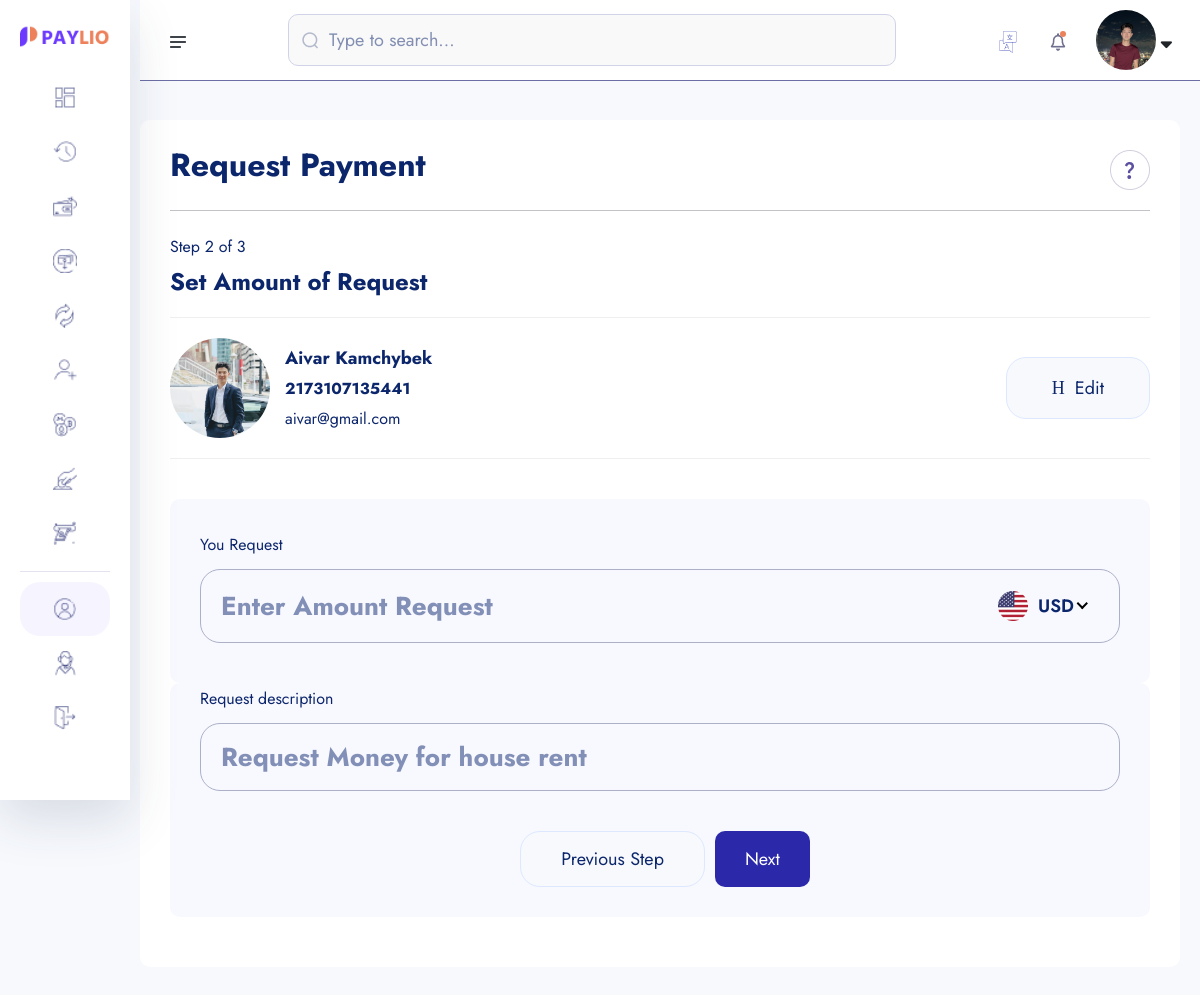
The app's page /amount-request/2173107135441 (signed in) with its own data.
### userauths/models.py (models this page shows, shortened)
class User(AbstractUser):
    username = models.CharField(max_length=100)
    email = models.EmailField(unique=True)
    is_staff = models.BooleanField(default=False)
    is_superuser = models.BooleanField(default=False)
    USERNAME_FIELD = 'email'
    REQUIRED_FIELDS = ['username']

### account/models.py (models this page shows, shortened)
class KYC(models.Model):
    id = models.UUIDField(primary_key=True, unique=True, default=uuid.uuid4, editable=False)
    user =  models.OneToOneField(User, on_delete=models.CASCADE)
    account =  models.OneToOneField(Account, on_delete=models.CASCADE, null=True, blank=True)
    full_name = models.CharField(max_length=1000)
    image = models.ImageField(upload_to="kyc", default="default.jpg")
    marrital_status = models.CharField(choices=MARITAL_STATUS, max_length=40)
    gender = models.CharField(choices=GENDER, max_length=40)
    identity_type = models.CharField(choices=IDENTITY_TYPE, max_length=140)
    identity_image = models.ImageField(upload_to="kyc", null=True, blank=True)
    date_of_birth = models.DateTimeField(auto_now_add=False)
    signature = models.ImageField(upload_to="kyc")
    nationality = models.CharField(max_length=100, null=True, blank=True)
    country = models.CharField(max_length=100)
    state = models.CharField(max_length=100)
    city = models.CharField(max_length=100)
    mobile = models.CharField(max_length=1000)
    fax = models.CharField(max_length=1000)
    date = models.DateTimeField(auto_now_add=True)

class Account(models.Model):
    id = models.UUIDField(primary_key=True, unique=True, default=uuid.uuid4, editable=False)
    user =  models.OneToOneField(User, on_delete=models.CASCADE)
    account_balance = models.DecimalField(max_digits=12, decimal_places=2, default=0.00) #123 345 789 102
    account_number = ShortUUIDField(unique=True,length=10, max_length=25, prefix="217", alphabet="1234567890") #2175893745837
    account_id = ShortUUIDField(unique=True,length=7, max_length=25, prefix="DEX", alphabet="1234567890") #2175893745837
    pin_number = ShortUUIDField(unique=True,length=4, max_length=7, alphabet="1234567890") #2737
    red_code = ShortUUIDField(unique=True,length=10, max_length=20, alphabet="abcdefgh1234567890") #2737
    account_status = models.CharField(max_length=100, choices=ACCOUNT_STATUS, default="in-active")
    date = models.DateTimeField(auto_now_add=True)
    kyc_submitted = models.BooleanField(default=False)
    kyc_confirmed = models.BooleanField(default=False)
    recommended_by = models.ForeignKey(User, on_delete=models.DO_NOTHING, blank=True, null=True, related_name="recommended_by")
    review = models.CharField(max_length=100, null=True,blank=True, default="Review")
    class Meta:
        ordering = ['-id']

### core/payment_request.py (the view)
# urls.py: path("amount-request/<account_number>", payment_request.AmountRequest, name="amount-request"),
def AmountRequest(request, account_number):
    account = Account.objects.get(account_number=account_number)
    context = {
        "account": account,
    }
    return render(request, "payment_request/amount-request.html", context)

### templates/payment_request/amount-request.html (shortened to what this page needs)
{% extends "partials/dashboard-base.html" %}
{% load static %}
{% block content %}
{% load humanize %}
    <section class="dashboard-section body-collapse pay step step-2">
        <div class="overlay pt-120">
            <div class="container-fruid">
                <div class="main-content">
                    <div class="head-area d-flex align-items-center justify-content-between">
                        <h4>Request Payment</h4>
                        <div class="icon-area">
                            <img src="{% static 'assets1/images/icon/support-icon.png' %}" alt="icon">
                        </div>
                    </div>
                    <div class="choose-recipient">
                        <div class="step-area">
                            <span class="mdr">Step 2 of 3</span>
                            <h5>Set Amount of Request</h5>
                        </div>
                        <div class="user-select">
                            <div class="single-user">
                                <div class="left d-flex align-items-center">
                                    <div class="img-area">
                                        <img src="{{ account.user.kyc.image.url }}" style="width: 100px; height: 100px; border-radius: 50%; object-fit: cover;"  alt="image">
                                    </div>
                                    <div class="text-area">
                                        <p>{{ account.user.kyc.full_name|title }}</p>
                                        <span class="mdr"><b>{{ account.account_number }}</b></span> <br>
                                        <span class="mdr">{{ account.user.email }}</span>
                                    </div>
                                </div>
                                <div class="right">
                                    <a href="{% url 'core:search-account' %}">
                                        <i class="icon-h-edit"></i>
                                        Edit
                                    </a>
                                </div>
                            </div>
                        </div>
                    </div>
                    <form action="{% url 'core:amount-request-process' account.account_number %}" method="POST">
                        <div class="send-banance">
                            <span class="mdr">You Request</span>
                            <div class="input-area">
                                <input class="xxlr"  placeholder="Enter Amount Request" type="number" name = "amount-request" id = "amount-send">
                            </div>
                        </div>
                        <div class="send-banance pt-0 my-0">
                            <span class="mdr">Request description</span>
                            <div class="input-area">
                                <input class="xxlr" placeholder="Request Money for house rent" type="text" name = "description" >
                            </div>
                        <div class="footer-area mt-40">
                            <a href="{% url 'core:request-search-account' %}">Previous Step</a>
                            <button type="submit" style="padding: 10px 30px; border-radius: 10px; background: rgb(43, 41, 170); color: #ffff;" class="active">Next</button>
                        </div>
                    </form>
                </div>
            </div>
        </div>
    </section>
    {% endblock content %}

### templates/partials/dashboard-base.html (shortened to what this page needs)
{% load static %}
<!doctype html>
<html lang="en">
<head>
    <link rel="stylesheet" href="{% static 'assets1/css/bootstrap.min.css' %}">
    <link rel="stylesheet" href="{% static 'assets1/css/fontawesome.min.css' %}">
    <link rel="stylesheet" href="{% static 'assets1/css/jquery-ui.css' %}">
    <link rel="stylesheet" href="{% static 'assets1/css/plugin/apexcharts.css' %}">
    <link rel="stylesheet" href="{% static 'assets1/css/plugin/nice-select.css' %}">
    <link rel="stylesheet" href="{% static 'assets1/css/arafat-font.css' %}">
    <link rel="stylesheet" href="{% static 'assets1/css/plugin/animate.css' %}">
    <link rel="stylesheet" href="{% static 'assets1/css/style.css' %}">
</head>
<body>
    <header class="header-section body-collapse">
        <div class="overlay">
            <div class="container-fruid">
                <div class="row d-flex header-area">
                    <div class="navbar-area d-flex align-items-center justify-content-between">
                        <div class="sidebar-icon">
                            <img src="{% static 'assets1/images/icon/menu.png' %}" alt="icon">
                        </div>
                        <form method="POST" class="flex-fill">
                            <div class="form-group d-flex align-items-center">
                                <img src="{% static 'assets1/images/icon/search.png' %}" alt="icon">
                                <input type="text" placeholder="Type to search...">
                            </div>
                        </form>
                        <div class="dashboard-nav">
                            <div class="single-item language-area">
                                <div class="language-btn">
                                    <img src="{% static 'assets1/images/icon/lang.png' %}" alt="icon">
                                </div>
                            </div>
                            <div class="single-item notifications-area">
                                <div class="notifications-btn">
                                    <img src="{% static 'assets1/images/icon/bell.png' %}" class="bell-icon" alt="icon">
                                </div>
                            </div>
                            <div class="single-item user-area">
                                <div class="profile-area d-flex align-items-center">
                                    <span class="user-profile">
                                        {% if request.user.kyc.image.url %}
                                            <img style="width: 60px; height: 60px; border-radius: 50%; object-fit: cover;" src="{{ request.user.kyc.image.url }}" alt="image">
                                        {% else %}
                                            <img src="{% static 'assets1/images/default.jpg' %}"  style="width: 50px; height: 50px; border-radius: 50%; object-fit: cover;" alt="">
                                        {% endif %}
                                    </span>
                                    <i class="fa-solid fa-sort-down"></i>
                                </div>
                            </div>
                        </div>
                    </div>
                    <div class="sidebar-wrapper">
                        <div class="sidebar-logo">
                            <a href="{% url 'account:dashboard' %}"><img src="{% static 'assets1/images/logo.png' %}" alt="logo"></a>
                        </div>
                        <ul>
                            <li>
                                <a href="{% url 'account:dashboard' %}">
                                    <img src="{% static 'assets1/images/icon/dashboard.png' %}" alt="Dashboard"> <span>Dashboard</span>
                                </a>
                            </li>
                            <li>
                                <a href="{% url 'core:transactions' %}">
                                    <img src="{% static 'assets1/images/icon/transactions.png' %}" alt="Transactions"> <span>Transactions</span>
                                </a>
                            </li>
                            <li>
                                <a href="{% url 'core:search-account' %}">
                                    <img src="{% static 'assets1/images/icon/pay.png' %}" alt="Pay"> <span>Pay</span>
                                </a>
                            </li>
                            <li>
                                <a href="{% url 'core:request-search-account' %}">
                                    <img src="{% static 'assets1/images/icon/receive.png' %}" alt="Receive"> <span>Receive</span>
                                </a>
                            </li>
                            <li>
                                <a href="money-exchange.html">
                                    <img src="{% static 'assets1/images/icon/exchange.png' %}" alt="Exchange"> <span>Exchange</span>
                                </a>
                            </li>
                            <li>
                                <a href="recipients.html">
                                    <img src="{% static 'assets1/images/icon/recipients.png' %}" alt="Recipients"> <span>Recipients</span>
                                </a>
                            </li>
                            <li>
                                <a href="crypto.html">
                                    <img src="{% static 'assets1/images/icon/crypto.png' %}" alt="Crypto"> <span>Crypto</span>
                                </a>
                            </li>
                            <li>
                                <a href="deposit-money.html">
                                    <img src="{% static 'assets1/images/icon/deposit.png' %}" alt="Deposit"> <span>Deposit Money</span>
                                </a>
                            </li>
                            <li>
                                <a href="withdraw-money-step-1.html">
                                    <img src="{% static 'assets1/images/icon/withdraw.png' %}" alt="Withdraw"> <span>Withdraw Money</span>
                                </a>
                            </li>
                        </ul>
                        <ul class="bottom-item">
                            <li class="active">
                                <a href="{% url 'account:account' %}">
                                    <img src="{% static 'assets1/images/icon/account.png' %}" alt="Account"> <span>Account</span>
                                </a>
                            </li>
                            <li>
                                <a href="javascript:void(0)">
                                    <img src="{% static 'assets1/images/icon/support.png' %}" alt="Support"> <span>Support</span>
                                </a>
                            </li>
                            <li>
                                <a href="javascript:void(0)">
                                    <img src="{% static 'assets1/images/icon/quit.png' %}" alt="Quit"> <span>Quit</span>
                                </a>
                            </li>
                        </ul>
                        <div class="pt-120">
                        </div>
                    </div>
                </div>
            </div>
        </div>
    </header>
{% block content %}
{% endblock content %}
</body>
</html>

### records on screen
User: user.kyc.image (picture)
Account: user.kyc.image (picture), user.kyc.full_name "Aivar Kamchybek", account_number "2173107135441", user.email "aivar@gmail.com"
